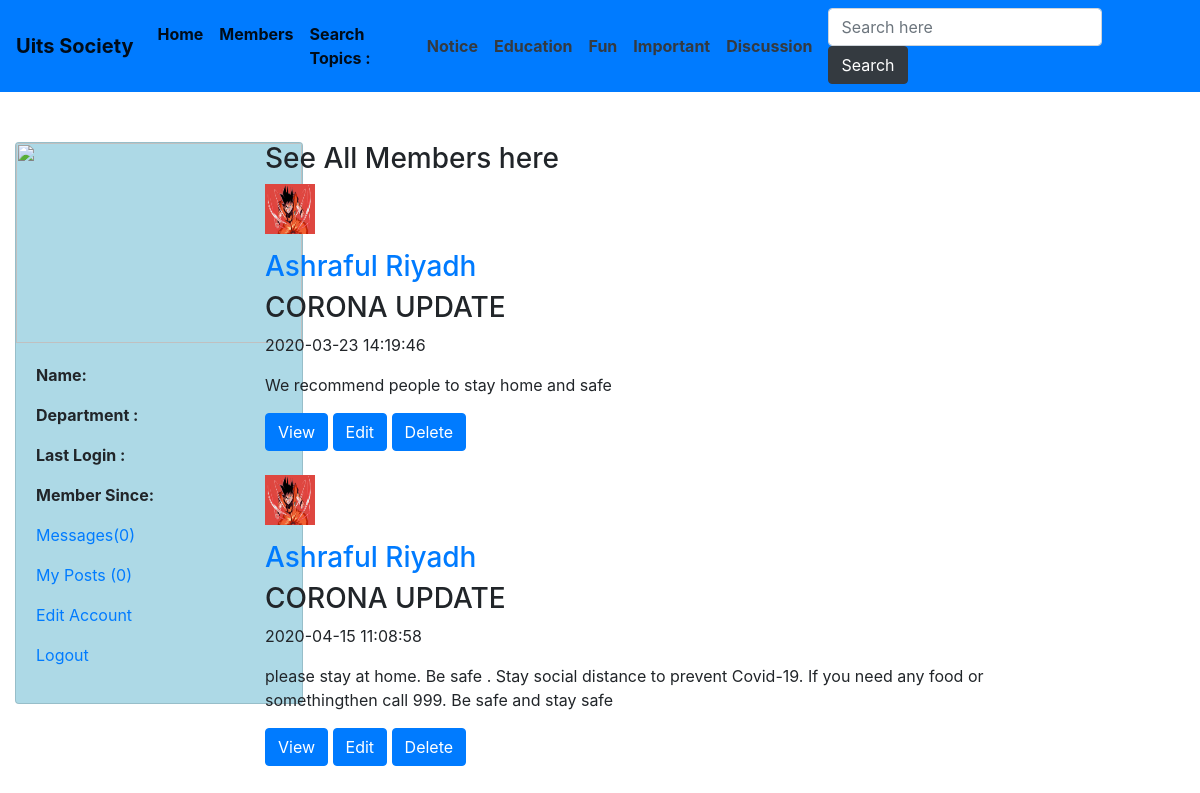
Page /topic.php?topic=1 on the committed database.
### tables this page shows
CREATE TABLE `topics` (
  `topic_id` int(11) NOT NULL,
  `topic_name` varchar(255) NOT NULL
);

CREATE TABLE `posts` (
  `post_id` int(11) NOT NULL,
  `user_id` int(11) NOT NULL,
  `topic_id` int(11) NOT NULL,
  `post_title` text NOT NULL,
  `post_content` text NOT NULL,
  `post_date` timestamp NOT NULL DEFAULT current_timestamp()
);

CREATE TABLE `users` (
  `user_id` int(11) NOT NULL,
  `user_name` varchar(255) NOT NULL,
  `user_pass` varchar(255) NOT NULL,
  `user_email` varchar(255) NOT NULL,
  `user_department` text NOT NULL,
  `user_gender` text NOT NULL,
  `user_birthday` text NOT NULL,
  `user_image` text NOT NULL,
  `user_reg_date` text NOT NULL,
  `user_last_login` text NOT NULL,
  `status` text NOT NULL,
  `ver_code` int(100) NOT NULL,
  `posts` text NOT NULL
);

### topic.php (the view, shortened to what this page needs)
<!doctype html>
<?php
include("functions/functions.php");
?>
<html lang="en">
  <head>
    <link rel="stylesheet" href="https://stackpath.bootstrapcdn.com/bootstrap/4.4.1/css/bootstrap.min.css">
     <link rel="stylesheet" href="styles/home_style.css" media="all">
  </head>
  <body>
 <div>
    <nav class="navbar sticky-top navbar-expand-lg navbar-light bg-primary">
  <a class="navbar-brand font-weight-bolder" href="#">Uits Society</a>
  <div class="collapse navbar-collapse" id="navbarSupportedContent">
    <ul class="navbar-nav mr-auto">
      <li class="nav-item active">
        <a class="nav-link font-weight-bolder" href="home.php">Home <span class="sr-only">(current)</span></a>
      </li>
      <li class="nav-item active font-weight-bolder">
        <a class="nav-link" href="members.php">Members</a>
      </li>
      <li class="nav-item active font-weight-bolder">
        <a class="nav-link disabled" href="#" tabindex="-1" aria-disabled="true">Search Topics : </a>
      </li>
      <?php
                $get_topics = "select * from topics";
                $run_topics = mysqli_query($con,$get_topics);
                while($row=mysqli_fetch_array($run_topics)){
                    $topic_id = $row['topic_id'];
                    $topic_name = $row['topic_name'];
                    echo "<li class='navbar navbar-nav nav-item font-weight-bolder active'><a href='topic.php?topic=$topic_id' class='text-dark'>$topic_name</a></li>";
                }
                ?>
    </ul>
    <form class="form-inline my-2 my-lg-0" method="get" action="results.php" >
      <input class="form-control mr-sm-2" type="text" name="user_query" placeholder="Search here" aria-label="Search">
      <button class="btn btn-dark my-2 my-sm-0" type="submit" name="search" value="Search">Search</button>
    </form>
  </div>
</nav>
</div>
    <div class="container-fluid">
          <?php
          $user = $_SESSION['user_email'];
          $get_user = "select * from users where user_email='$user'";
          $run_user = mysqli_query($con,$get_user);
          $row = mysqli_fetch_array($run_user);
          $user_id = $row['user_id'];
          $user_name = $row['user_name'];
          $user_department = $row['user_department'];
          $user_image = $row['user_image'];
          $register_date = $row['user_reg_date'];
          $last_login = $row['user_last_login'];
          $user_posts = "select * from posts where user_id='$user_id'";
          $run_posts = mysqli_query($con,$user_posts);
          $posts = mysqli_num_rows($run_posts);
          $sel_msg = "select * from messages where receiver='$user_id' AND status='unread' ORDER by 1 DESC";
          $run_msg = mysqli_query($con,$sel_msg);
          $count_msg = mysqli_num_rows($run_msg);
        echo "
            <div class='row'>
            <div class='col-sm-4 col-lg-2'>
            <div class='card' style='width: 18rem; height : auto; margin-top : 50px;background-color:#ADD9E6;'>
        <img class='card-img-top' src='images/$user_image' width='200' height='200'>
        <div id = 'user_mention'class='card-body'>
        <p><strong>Name: </strong> $user_name</p>
        <p><strong>Department : </strong>$user_department</p>
        <p><strong>Last Login : </strong>$last_login</p>
        <p><strong>Member Since: </strong>$register_date</p>
        <p><a href='my_messages.php?inbox&u_id=$user_id'>Messages($count_msg)</a></p>
        <p><a href='my_posts.php?u_id=$user_id'>My Posts ($posts)</a></p>
        <p><a href='edit_profile.php?u_id=$user_id'>Edit Account </a></p>
        <p><a href='logout.php'>Logout </a></p>
        </div></div></div>
        ";
          ?>
  <div class="col-sm-7 col-lg-8" style="margin-left: 50px;margin-top: 50px">
        <div id="timeline">
    			<h3>See All Members here </h3>
    			<?php show_topics();?>
    		</div>
    </div>

### functions/functions.php (shortened to what this page needs)
<?php
$con = mysqli_connect("localhost","root","","social_media") or die ("connection was not established");
function show_topics() {
	global $con;
	if(isset($_GET['topic'])) {
		$id = $_GET['topic'];
	}
	$get_posts = "select * from posts where topic_id='$id'";
	$run_posts = mysqli_query($con,$get_posts);
	while($row_posts=mysqli_fetch_array($run_posts)){
		$post_id = $row_posts['post_id'];
		$user_id = $row_posts['user_id'];
		$post_title = $row_posts['post_title'];
		$content = $row_posts['post_content'];
		$post_date = $row_posts['post_date'];
		$user = "select * from users where user_id='$user_id' AND posts='yes'";
		$run_user=mysqli_query($con,$user);
		$row_user=mysqli_fetch_array($run_user);
		$user_name = $row_user['user_name'];
		$user_image = $row_user['user_image'];
		echo "
		<div id='post'>
		<p><img src='images/$user_image' width='50' height='50'></p>
		<h3><a href='user_profile.php?user_id=$user_id'>$user_name</a></h3>
		<h3>$post_title</h3>
		<p>$post_date</p>
		<p>$content</p>
		<a href='single.php?post_id=$post_id' style=''><button class=' btn btn-primary'> View </button></a>
		<a href='edit_post.php?post_id=$post_id' style = ''><button class=' btn btn-primary'> Edit </button></a>
		<a href='functions/delete_post.php?post_id=$post_id'><button class=' btn btn-primary'> Delete </button></a>
		</div><br/>
		";
	}
}
?>

### rows in the picture
topics: topic_name "Notice"
topics: topic_name "Education"
topics: topic_name "Fun"
topics: topic_name "Important"
topics: topic_name "Discussion"
posts: user.user_image (picture), user.user_name "Ashraful Riyadh", post_title "CORONA UPDATE", post_date "2020-03-23 14:19:46", post_content "We recommend people to stay home and safe"
posts: user.user_image (picture), user.user_name "Ashraful Riyadh", post_title "CORONA UPDATE", post_date "2020-04-15 11:08:58", post_content "please stay at home. Be safe . Stay social distance to prevent Covid-19. If you need any food or somethingthen call 999. Be safe and stay safe"

### other values in the picture
$count_msg "0"
$posts "0"
